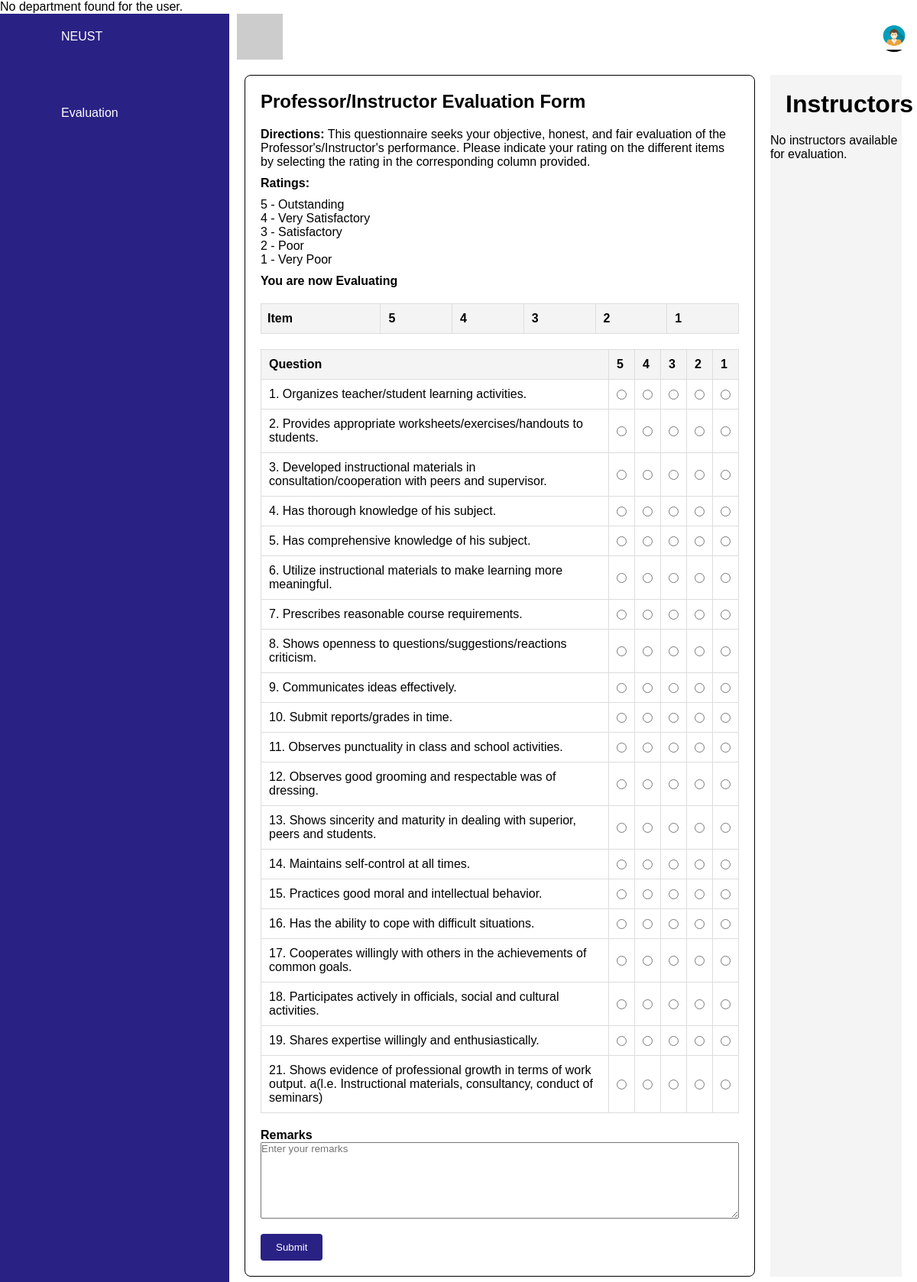
Screenshot of /instructor_evaluation.php with the database file from the repository.
### tables this page shows
CREATE TABLE `rate` (
  `rate_id` int(11) NOT NULL,
  `rate_name` varchar(100) NOT NULL,
  `rates` int(11) NOT NULL,
  `date_created` datetime DEFAULT current_timestamp()
);

CREATE TABLE `question` (
  `ques_id` int(11) NOT NULL,
  `questions` text NOT NULL,
  `date_created` datetime DEFAULT current_timestamp(),
  `status` enum('active','archived') DEFAULT 'active'
);

### instructor_evaluation.php (the view, shortened to what this page needs)
<?php
$servername = "localhost";
$username = "root";
$password = "";
$dbname = "cap";
$conn = new mysqli($servername, $username, $password, $dbname);
$user_id = $_SESSION['user_id'];
$instructorQuery = " SELECT
        u.user_id,
        u.fName,
        u.lName,
        ct.teacher_type,
        ct.class_teacher_id,
        s.subjects
    FROM users u
    JOIN class_teacher ct ON u.user_id = ct.user_id
    JOIN subject s ON ct.sub_id = s.sub_id
    JOIN user_dep ud ON u.user_id = ud.user_id
    WHERE ud.dep_id = ? AND u.role = 'Instructor'";
$stmt = $conn->prepare($instructorQuery);
$stmt->bind_param('i', $userDepId);
$stmt->execute();
$result = $stmt->get_result();
$instructors = $result->fetch_all(MYSQLI_ASSOC);
?>
<!DOCTYPE html>
<html lang="en">
<head>
    <link rel="stylesheet" href="style.css">
</head>
<body>
    <div class="containerr">
        <div class="navigation">
            <ul>
                <li>
                    <a href="index.php">
                        <span class="icon"><ion-icon name="school"></ion-icon></span>
                        <span class="title">NEUST</span>
                    </a>
                </li>
                <li id="dashboard">
                    <a href="evaluation.php"><span class="icon"><ion-icon name="desktop"></ion-icon></span><span
                            class="title">Evaluation</span></a>
                </li>
            </ul>
        </div>
        <div class="main">
            <div class="topbar">
                <div class="toggle">
                </div>
                <div class="user">
                    <div class="dropdown">
                        <button class="dropdown-btn">
                            <img src="/img/admin.jpg" alt="User Profile" class="profile-img">
                        </button>
                    </div>
                </div>
            </div>
            <?php
            $instructorName = '';
            ?>
            <div class="evaluationContainer">
                <div class="evalFormContainer">
                    <h2>Professor/Instructor Evaluation Form</h2>
                    <p><strong>Directions:</strong> This questionnaire seeks your objective, honest, and fair
                        evaluation
                        of the Professor's/Instructor's performance. Please indicate your rating on the different
                        items
                        by
                        selecting the rating in the corresponding column provided.</p>
                    <?Php $query = "SELECT rate_name, rates FROM rate ORDER BY rates DESC";
                    $result = $conn->query($query);
                    if ($result->num_rows > 0): ?>
                        <p><strong>Ratings:</strong></p>
                        <ul>
                            <?php while ($row = $result->fetch_assoc()): ?>
                                <li><?php echo htmlspecialchars($row['rates'] . ' - ' . $row['rate_name']); ?></li>
                            <?php endwhile; ?>
                        </ul>
                    <?php else: ?>
                        <p>No ratings available.</p>
                    <?php endif;
                    ?>
                    <h4>You are now Evaluating </h4>
                    <form action="process_instructor_evaluation.php" method="POST">
                        <table class="table">
                            <thead>
                                <tr>
                                    <th class="th">Item</th>
                                    <th>5</th>
                                    <th>4</th>
                                    <th>3</th>
                                    <th>2</th>
                                    <th>1</th>
                                </tr>
                            </thead>
                            <tbody>
                                <table>
                                    <thead>
                                        <tr>
                                            <th>Question</th>
                                            <th>5</th>
                                            <th>4</th>
                                            <th>3</th>
                                            <th>2</th>
                                            <th>1</th>
                                        </tr>
                                    </thead>
                                    <tbody>
                                        <?php
                                        $query = "SELECT ques_id, questions FROM question WHERE status = 'active' ORDER BY ques_id ASC";
                                        $result = $conn->query($query);
                                        if ($result->num_rows > 0) {
                                            while ($row = $result->fetch_assoc()) {
                                                echo '<tr>';
                                                echo '<td>' . htmlspecialchars($row['ques_id'] . '. ' . $row['questions']) . '</td>';
                                                for ($i = 5; $i >= 1; $i--) {
                                                    echo '<td><input type="radio" name="q' . $row['ques_id'] . '" value="' . $i . '" required></td>';
                                                }
                                                echo '</tr>';
                                            }
                                        } else {
                                            echo '<tr><td colspan="6">No questions available.</td></tr>';
                                        }
                                        ?>
                                    </tbody>
                                </table>
                                <div class="remarksContainer">
                                    <label for=""><strong>Remarks </strong></label>
                                    <textarea name="remarks" id="remarks" cols="30" rows="10"
                                        placeholder="Enter your remarks"></textarea>
                                    <button type="submit">Submit</button>
                                </div>
                    </form>
                </div>
                <div class="instructorContainer">
                    <h1>Instructors</h1>
                    <?php
                    if (!empty($instructors)) {
                        foreach ($instructors as $row) {
                            $fullName = htmlspecialchars($row['fName']) . ' ' . htmlspecialchars($row['lName']);
                            $teacherType = htmlspecialchars($row['teacher_type']);
                            $subjectName = htmlspecialchars($row['subjects']);
                            $evaluationQuery = "
            SELECT eval_id
            FROM evaluation
            WHERE class_teacher_id = ? AND user_id = ?
        ";
                            $evalStmt = $conn->prepare($evaluationQuery);
                            if (!$evalStmt) {
                                die("Query preparation failed: " . $conn->error);
                            }
                            $evalStmt->bind_param('ii', $row['class_teacher_id'], $user_id);
                            $evalStmt->execute();
                            $evalResult = $evalStmt->get_result();
                            $evaluated = $evalResult->num_rows > 0 ? 'true' : 'false';
                            $disabledClass = ($evaluated === 'true') ? 'disabled' : '';
                            ?>
                            <a href="instructor_evaluation.php?class_teacher_id=<?php echo $row['class_teacher_id']; ?>"
                                class="instructor <?php echo $disabledClass; ?>" data-evaluated="<?php echo $evaluated; ?>"
                                data-instructor-id="<?php echo $row['class_teacher_id']; ?>">
                                <div class="instructorDetails">
                                    <div>
                                        <h3><?php echo $fullName; ?></h3>
                                        <p><?php echo htmlspecialchars($row['teacher_type']); ?></p>
                                        <span><?php echo $subjectName; ?></span>
                                    </div>
                                </div>
                            </a>
                            <?php
                        }
                    } else {
                        echo '<p>No instructors available for evaluation.</p>';
                    }
                    ?>
                </div>
            </div>
</body>
</html>

### style.css (style rules this page uses)
* { font-family: "Ubuntu", sans-serif; margin: 0; padding: 0; box-sizing: border-box; }
:root { --blue: #2a2185; --white: #fff; --gray: #f5f5f5; --black1: #222; --black2: #999; --primary-blue: #003b5c; --secondary-yellow: #f8c51c; --accent-light-blue: #5b8c9b; --background-color: #f4f4f4; }
body { min-height: 100vh; overflow-x: hidden; }
.navigation { position: fixed; width: 300px; height: 100%; background: var(--blue); border-left: 10px solid var(--blue); transition: 0.5s; overflow: auto; }
.navigation ul { position: absolute; top: 0; left: 0; width: 100%; }
.navigation ul li { position: relative; width: 100%; list-style: none; border-top-left-radius: 30px; border-bottom-left-radius: 30px; }
.navigation ul li:nth-child(1) { margin-bottom: 40px; pointer-events: none; }
.navigation ul li a { position: relative; display: block; width: 100%; display: flex; text-decoration: none; color: var(--white); }
.navigation ul li a .icon { position: relative; display: block; min-width: 60px; height: 60px; line-height: 73px; text-align: center; }
.navigation ul li a .title { display: block; padding: 0 10px; height: 60px; line-height: 60px; text-align: start; white-space: nowrap; }
.main { position: absolute; width: calc(100% - 300px); left: 300px; min-height: 100vh; background: var(--white); transition: 0.5s; }
.topbar { width: 100%; height: 60px; display: flex; justify-content: space-between; align-items: center; padding: 0 10px; }
.toggle { position: relative; width: 60px; height: 60px; background: #ccc; display: flex; justify-content: center; align-items: center; font-size: 2.5rem; cursor: pointer; }
.dropdown-btn { background: none; border: none; cursor: pointer; padding: 0; display: block; z-index: 10; }
.profile-img { width: 40px; height: 40px; border-radius: 50%; }
th, td { padding: 10px; text-align: left; }
th { background-color: #f4f4f4; }
td { border-bottom: 1px solid #ddd; }
table { width: 100%; margin-top: 20px; border-collapse: collapse; }
table, th, td { border: 1px solid #ddd; }

### instructor_evaluation.php (style rules this page uses)
.table { width: 100%; border-collapse: collapse; margin-bottom: 20px; }
.th, .td { border: 1px solid #ddd; padding: 8px; }
.th { background-color: #f4f4f4; }
label { margin-right: 10px; }
button { background-color: #2a2185; color: white; border: none; padding: 10px 20px; border-radius: 4px; cursor: pointer; }
.evaluationContainer { margin: 20px; display: flex; flex-direction: row; }
.evalFormContainer { border: solid 1px black; width: 80%; margin-right: 20px; padding: 20px; border-radius: 8px; }
.evalFormContainer ul { list-style-type: none; margin-bottom: 10px; }
.evalFormContainer h2 { margin-bottom: 20px; }
.evalFormContainer p { margin-bottom: 10px; }
.evalFormContainer h4 { margin-bottom: 10px; }
.instructorContainer { width: 20%; background-color: #f4f4f4; }
.instructorContainer h1 { margin: 20px; }
.remarksContainer { margin-top: 20px; width: 100%; }
.remarksContainer textarea { width: 100%; height: 100px; margin-bottom: 20px; }

### rows the page displays
rate: rates+rate_name "5 - Outstanding"
rate: rates+rate_name "4 - Very Satisfactory"
rate: rates+rate_name "3 - Satisfactory"
rate: rates+rate_name "2 - Poor"
rate: rates+rate_name "1 - Very Poor"
question: ques_id+questions "1. Organizes teacher/student learning activities."
question: ques_id+questions "2. Provides appropriate worksheets/exercises/handouts to students."
question: ques_id+questions "3. Developed instructional materials in consultation/cooperation with peers and supervisor."
question: ques_id+questions "4. Has thorough knowledge of his subject."
question: ques_id+questions "5. Has comprehensive knowledge of his subject."
question: ques_id+questions "6. Utilize instructional materials to make learning more meaningful."
question: ques_id+questions "7. Prescribes reasonable course requirements."
question: ques_id+questions "8. Shows openness to questions/suggestions/reactions criticism."
question: ques_id+questions "9. Communicates ideas effectively."
question: ques_id+questions "10. Submit reports/grades in time."
question: ques_id+questions "11. Observes punctuality in class and school activities."
question: ques_id+questions "12. Observes good grooming and respectable was of dressing."
question: ques_id+questions "13. Shows sincerity and maturity in dealing with superior, peers and students."
question: ques_id+questions "14. Maintains self-control at all times."
question: ques_id+questions "15. Practices good moral and intellectual behavior."
question: ques_id+questions "16. Has the ability to cope with difficult situations."
question: ques_id+questions "17. Cooperates willingly with others in the achievements of common goals."
question: ques_id+questions "18. Participates actively in officials, social and cultural activities."
question: ques_id+questions "19. Shares expertise willingly and enthusiastically."
question: ques_id+questions "21. Shows evidence of professional growth in terms of work output. a(l.e. Instructional materials, consultancy, conduct of seminars)"
